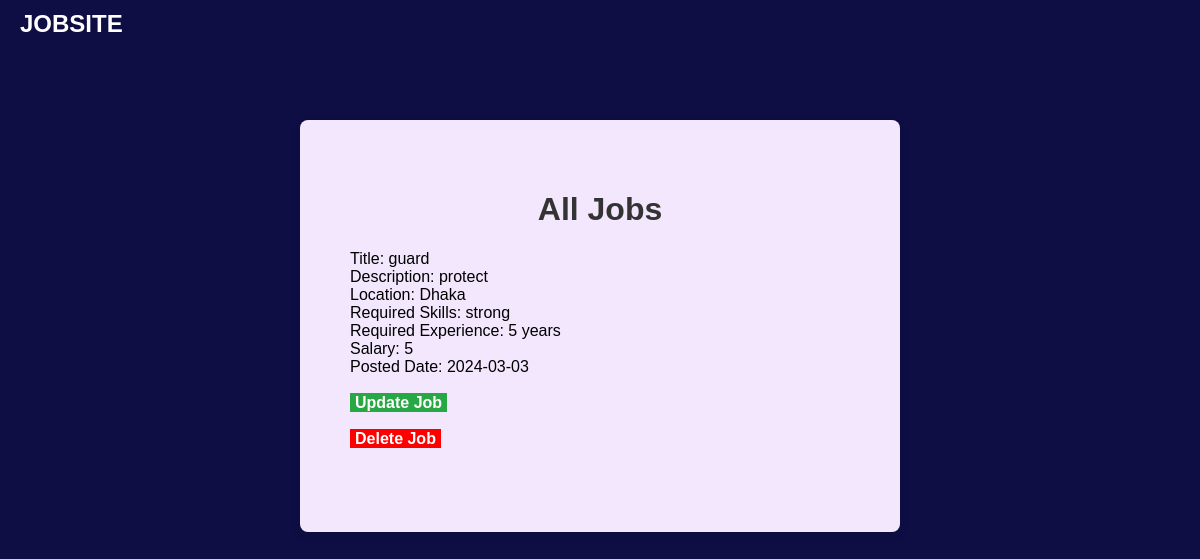
The app's page /company/job_list.php (signed in) with its own data.
### tables this page shows
CREATE TABLE `job` (
  `job_id` int(5) NOT NULL,
  `company_id` int(5) DEFAULT NULL,
  `title` varchar(50) NOT NULL,
  `description` varchar(1000) NOT NULL,
  `location` varchar(50) NOT NULL,
  `required_skill` varchar(200) NOT NULL,
  `required_experience` varchar(200) NOT NULL,
  `salary` int(10) NOT NULL,
  `posted_date` date NOT NULL
);

### company/job_list.php (the view, shortened to what this page needs)
<?php
require_once("connect.php");
$company_id = $_SESSION['company_id'];
$sql = "SELECT * FROM job WHERE company_id = '$company_id'";
$result = mysqli_query($conn, $sql);
$jobs = mysqli_fetch_all($result, MYSQLI_ASSOC);
?>
<!DOCTYPE html>
<html lang="en">
<head>
</head>
<body>
    <header>JOBSITE</header>
    <div class="container">
        <h1> <?php echo 'All Jobs'; ?> </h1>
        <ul class="company-info">
            <?php foreach ($jobs as $job) {
                echo "Title: " . $job['title'] . "<br>";
                echo "Description: " . $job['description'] . "<br>";
                echo "Location: " . $job['location'] . "<br>";
                echo "Required Skills: " . $job['required_skill'] . "<br>";
                echo "Required Experience: " . $job['required_experience'] . "<br>";
                echo "Salary: " . $job['salary'] . "<br>";
                echo "Posted Date: " . $job['posted_date'] . "<br><br>";
            ?>
                <div>
                    <a href="job_update.php?job_id=<?php echo $job['job_id']; ?>" class="update-job-button">Update Job</a><br><br>
                    <a href="job_delete.php?job_id=<?php echo $job['job_id']; ?>" class="delete-job-button">Delete Job</a><br><br>
                </div>
            <?php
            }
            ?>
        </ul>
    </div>
</body>
</html>

### company/job_list.php (style rules this page uses)
body { font-family: Arial, sans-serif; background-color: #0e0e45; margin: 0; padding: 0; }
header { position: absolute; top: 10px; left: 20px; color: white; font-size: 24px; font-weight: bold; }
.container { max-width: 500px; margin: 120px auto; padding: 50px; background-color: rgb(243, 231, 253); box-shadow: 0 4px 8px rgba(0, 0, 0, 0.1); border-radius: 8px; position: relative; }
h1 { text-align: center; color: #333; }
.company-info { list-style: none; padding: 0; }
.update-job-button { padding: 1px 5px; background-color: #28a745; color: white; text-align: center; text-decoration: none; font-weight: bold; }
.delete-job-button { padding: 1px 5px; background-color: red; color: white; text-align: center; text-decoration: none; font-weight: bold; }

### records on screen
job: title "guard", description "protect", location "Dhaka", required_skill "strong", required_experience "5 years", salary "5", posted_date "2024-03-03"
